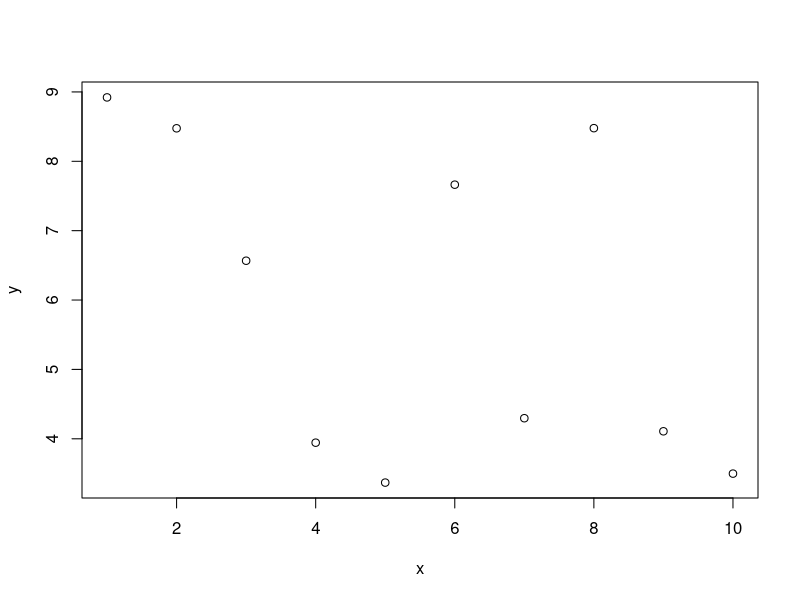
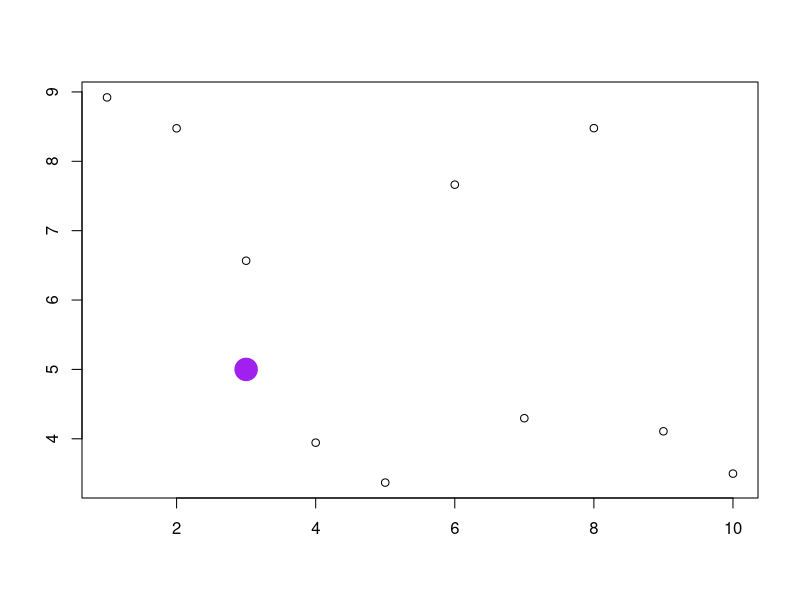
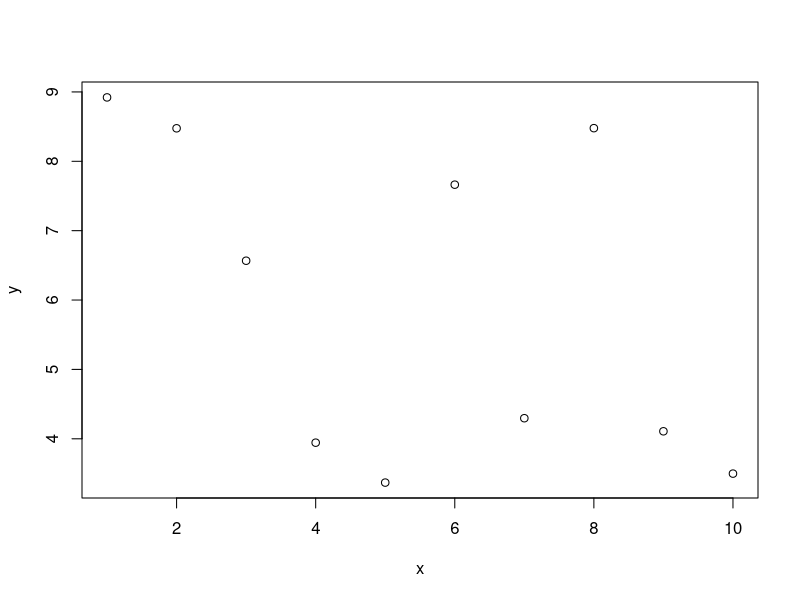
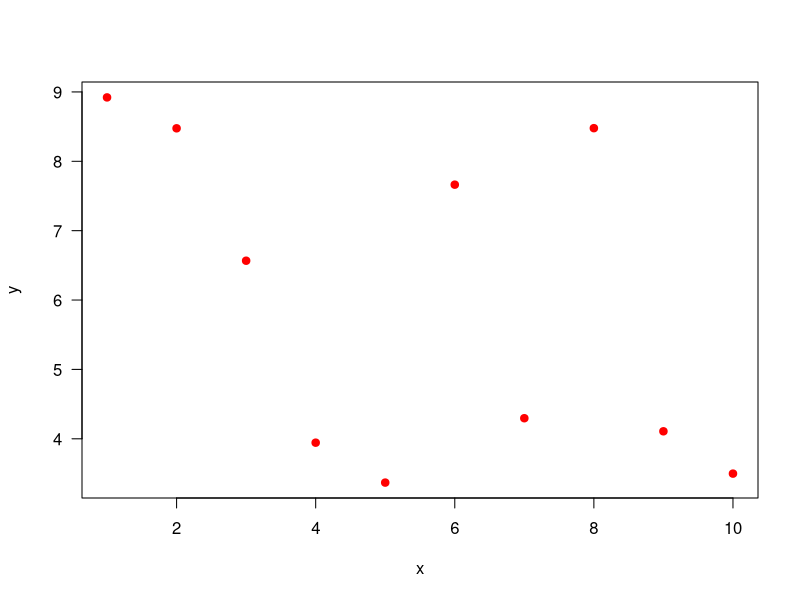
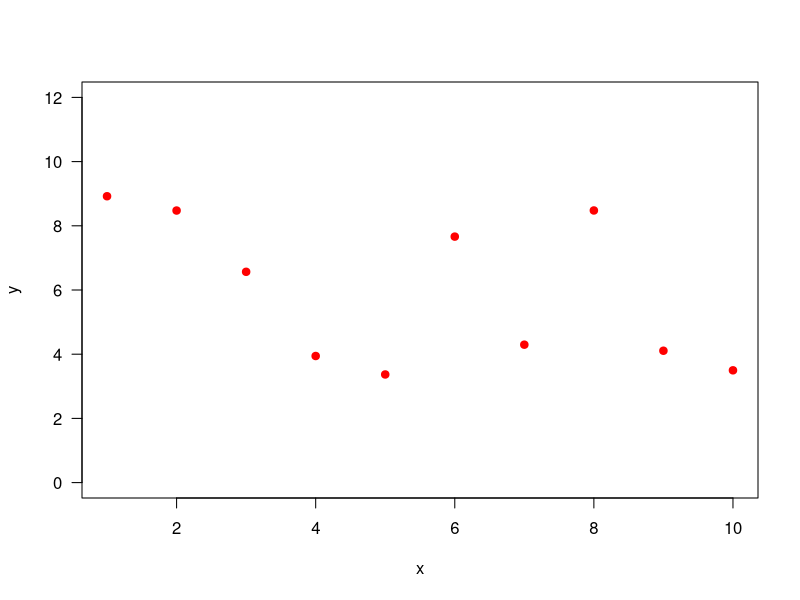
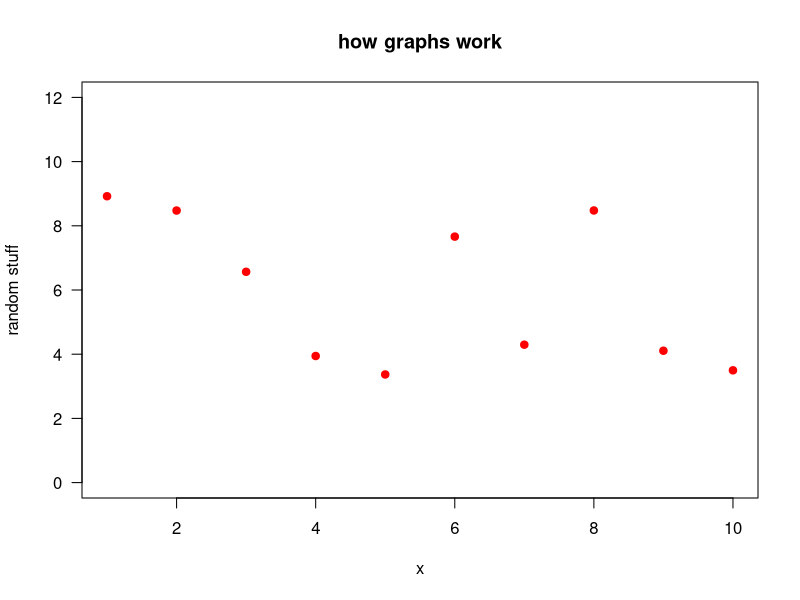
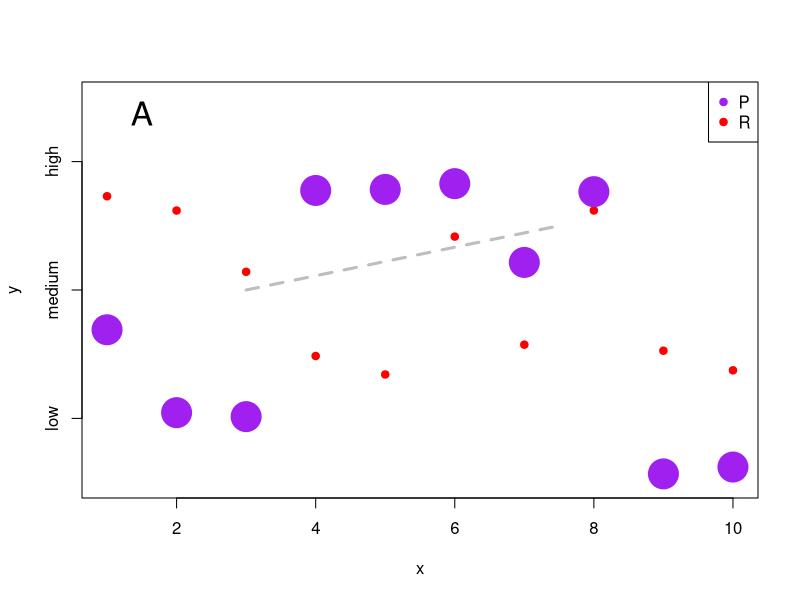
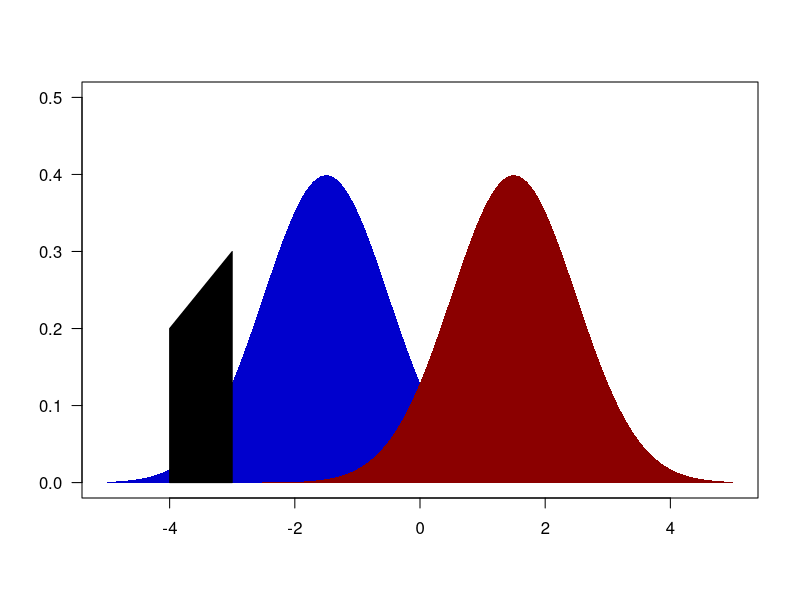

Source code (R) for these figures, in order:
#
#
# several graphing scripts
# 1) dot plot from scratch
# 2) use polygon()
# 3) multipanel using par(fig())
#
#
#

# ------------------------------------------------------------------------------
# --- 1) dot plot from scratch -----
# Building a graph from scratch
# To show how R allows you to customise your graphs


# --- SIMULATE DATA ---
# vector for the x values: 
# the () around x <- c(1:10) makes R show the output
(x <- c(1:10))

# a set of 10 random numbers between 3 and 10 
(y <- runif(10, 3,10))

# --- start plotting -------
# lets plot this 
plot(x,y)


# what does R really do?
# ADVANCED: trick to get the min and max values for the x and y axis
xlim <- range(x)
ylim <- range(y)

# plot an empty plot
plot(NA,  ylim = ylim, xlim = xlim, xlab = "", ylab = "", xaxt = "n", yaxt = "n", bty = "n")  # 

# draw linea round the plotting are (set by the xlim and ylim as defined above)
box()


# R basically provides you with a frame to draw on
# let's draw the same points as in the plot(x,y)
points(x,y)

# add a single point
points(3, 5, pch = 19, col = "purple", cex = 3)

# add axis
axis(1); axis(2)
# hopefully this gives you an idea about the moudaliry of an R plot.
# many of the different components can be customised
# in the next section I show how you can do some fun changes to your plot
# to make it much better than the standard version


# --- MAKING THE GRAPH ---
# lets use plot and take control over the plotting
plot(x,y)

# how can we manipulate this?
# use ? to see what the plot function has to offer
?plot
# for many tweaks such as line and symbol types, check
?par

# I dislike the orientation of the y labes, change to horizontal (las = 1)
# also, like the circle to be filled (pch = 19) and red (col = red)
plot(x, y, las = 1, pch = 19, col = "red")

# R by default determines the sizes of the axis, but we can set this
# y axis is too short ylim = c(0, 12)
plot(x,y, las = 1, pch = 19, ylim = c(0,12), col = "red")

# don't like the y label, use ylab = (or xlab for the x-axis, main for the main title)
plot(x,y, las = 1, pch = 19, ylim = c(0, 12), col = "red", ylab= "random stuff", main="how graphs work")


#to many tickmarks for my taste. R lets you suppress any axis (xaxt = "n" for xor yaxt for y) and determines yourself 
# how you like it using axis() 
plot(x, y, las = 1, pch = 19, ylim = c(0, 12), col = "red", yaxt = "n")
# ok, axis ticks and labels gone
# let's make my own. First argument gives which axis you want: 1 = x, 2=y,3 top, 4 right side
axis(2,c(2,6, 10), labels = c("low","medium","high"))

# lets add some more data
y2 <- runif(10, 0,12)
# make sure this still falls with the range as set by ylim!!!
# lets plot y2 againts x (make sure this has the same number of entries (use length()))
# and make them nice and big (use lwd) 
points(x, y2, pch = 19, col = "purple", cex = 4)

# we can add a line wherever we'd like
lines(c(3, 7.5), c(6, 8), col= "grey", lwd = 3, lty = "dashed")

# this is panel A, so we like to have an A in the left top. at coordinates 1.5, 11.5
# but pretty big! (use cex (1 is standard))
text(1.5, 11.5, "A", cex = 2)

# add a rather random legend (just to show how it works)
legend("topright", c("P", "R"), pch = c(19, 19), col = c("purple", "red"))

# ------------------------------------------------------------------------------
# --- 2) use polygon() ----

# --- function to draw a gaussian curve ---
gaussian <- function(x, offset) {
	1/sqrt(2 * pi) * exp(-0.5 * (x-offset) ^ 2)
	}
# --- end of function declaration ---
	
# --- variables for the figure	
x <- seq(-5, 5, 0.01)					# sequence of x values
colours <- c("#0000CD", "#8B0000")		# colours
alpha <- c("FF")						# transparency
lwd  <- 2.3								# thickness of line
xlim <- c(-5, 5)							# range for x-axis
ylim <- c(0, 0.5)						# range for y-axis

# postition of the mean of the gaussians
offset <- c(-1.5, 1.5)

# --- start the plotting routine ----
plot(NA, ylim = ylim, xlim = xlim,  xlab="",ylab="", type = "l", lwd = lwd, col = paste(colours[1], alpha, sep =""), las = 1)

# first gaussian
polygon(c(x[1], x, x[length(x)]), c(0, gaussian(x, offset[1]), 0), col = paste(colours[1], alpha, sep = ""), border = NA)

# second gaussian
polygon(c(x[1], x, x[length(x)]),c(0, gaussian(x, offset[2]), 0), col = paste(colours[2], alpha, sep = ""), border = NA)


# lets add a point object to the figure
polygon(c(rep(-4, 2), rep(-3, 2)), c(0, 0.2, 0.3, 0), col = "black")
# --- end of code ----


# ------------------------------------------------------------------------------
# --- 3) multipanels -------
# example to show plot area 
# show use of multi panel
#
#

dims <- c(5, 8)
col.t <- c("blue", "red")

# ------------------------------------------------------------------------------
# NOTE: once you define the par(), R remembers this
# so if you make a multipanel with different
# number of rows for example, you got to set it back to
# par(mfrow = c(1,1)) to get the standard 'one plot'

pdf("general.layout2b.pdf", width = dims[1], height = dims[2] )
par(mar = c(4, 4, 3, 2), oma = c(3, 3, 3, 3))
y <- x <- c(1:10)
xlim.t <- range(x)
ylim.t <- range(y)
#plot(NA, xlim = xlim.t, ylim = ylim.t, ylab = "", xlab = "", xaxt = "n", yaxt = "n")
plot(NA, xlim = xlim.t, ylim = ylim.t)

text((0.5 * xlim.t[2]), (0.5 * ylim.t[2]), "PLOT AREA")

mtext("PLOT MARGIN (mar = c(4, 4, 3, 2))", side = 3, line = 1, col = col.t[1])
box("figure", col = col.t[1])
mtext("l = 0", side = 3, line = 0, col = col.t[1], adj = 1)
mtext("l = 1", side = 3, line = 1, col = col.t[1], adj = 1)
mtext("l = 2", side = 3, line = 2, col = col.t[1], adj = 1)
#mtext("l = 3", side = 3, line = 3, col = col.t[1], adj = 1)

mtext("OUTER MARGIN (oma = c(3, 3, 3, 3))", side = 1, line = 1, col = col.t[2], outer = TRUE)
box("outer", col = col.t[2])
mtext("l = 0", side = 1, line = 0, col = col.t[2], adj = 1, outer = TRUE)
mtext("l = 1", side = 1, line = 1, col = col.t[2], adj = 1,outer = TRUE)
mtext("l = 2", side = 1, line = 2, col = col.t[2], adj = 1, outer = TRUE)
#mtext("l = 3", side = 1, line = 2.5, col = col.t[2], adj = 1, outer = TRUE)
box("outer", col = col.t[2])
dev.off()



# ------------------------------------------------------------------------------
# --- multiple panels ---


# two rows, one column
par(mfcol = c(2,1))

par(oma = c(3, 3, 3, 3))

# first plot
par(mar = c(3, 3, 3, 3))
plot(NA, xlim = xlim.t, ylim = ylim.t, ylab = "", xlab = "", xaxt = "n", yaxt = "n")
text((0.5 * xlim.t[2]), (0.5 * ylim.t[2]), "PLOT 1")
box("figure", col = col.t[1])
mtext("PLOT 1 MARGIN (mar = c(3, 3, 3, 3))", side = 3, line = 1, col = col.t[1])


# plot 2
par(mar = c(2, 1.5, 4, 0))
plot(NA, xlim = xlim.t, ylim = ylim.t, ylab = "", xlab = "", xaxt = "n", yaxt = "n")
text((0.5 * xlim.t[2]), (0.5 * ylim.t[2]), "PLOT 2")
box("figure", col = col.t[1])
box("outer", col = col.t[2])
mtext("PLOT 2 MARGIN (mar = c(2, 1.5, 4, 0))", side = 3, line = 1, col = col.t[1])

#
mtext("OUTER MARGIN (oma = c(3, 3, 3, 3))", side = 3, line = 1, col = col.t[2], outer = TRUE)

# --- multipanel using par(fig()) -----

# fig() takes coordinates of the corners of the plotting region (mar)
# relative to the whole plotting region (oma)
# fig  takes c(x1, x2, y1, y2)

# quartz()
par(oma = c(1, 1, 1, 1))

par(fig = c(0, 0.5, 0, 1), mar = c(3, 3, 3, 3), xpd = NA)
plot(NA, xlim = xlim.t, ylim = ylim.t, ylab = "", xlab = "", xaxt = "n", yaxt = "n")
text((0.5 * xlim.t[2]), (0.5 * ylim.t[2]), "PLOT 1")
box("figure", col = col.t[1])
mtext("PLOT 1 MARGIN (mar = c(3, 3, 3, 3))", side = 3, line = 1, col = col.t[1])

par(new = TRUE, fig = c(0.5, 1, 0, 0.5))
plot(NA, xlim = xlim.t, ylim = ylim.t, ylab = "", xlab = "", xaxt = "n", yaxt = "n")
text((0.5 * xlim.t[2]), (0.5 * ylim.t[2]), "PLOT 2")
box("figure", col = col.t[1])
box("outer", col = col.t[2])


par(new = TRUE, fig = c(0.55, 0.95, 0.6, 0.95), mar = c(1, 2, 1, 1))
plot(NA, xlim = xlim.t, ylim = ylim.t, ylab = "", xlab = "", xaxt = "n", yaxt = "n")
text((0.5 * xlim.t[2]), (0.5 * ylim.t[2]), "PLOT 3")
box("figure", col = col.t[1])
box("outer", col = col.t[2])


mtext("OUTER MARGIN (oma = c(1, 1, 1, 1))", side = 3, line = 0, col = col.t[2], outer = TRUE)
# ------------------------------------------------------------------------------


